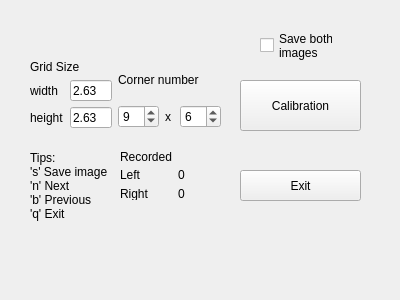
<?xml version="1.0" encoding="UTF-8"?>
<ui version="4.0">
 <class>calibrationForm</class>
 <widget class="QWidget" name="calibrationForm">
  <property name="geometry">
   <rect>
    <x>0</x>
    <y>0</y>
    <width>400</width>
    <height>300</height>
   </rect>
  </property>
  <property name="windowTitle">
   <string>Form</string>
  </property>
  <widget class="QWidget" name="layoutWidget_3">
   <property name="geometry">
    <rect>
     <x>120</x>
     <y>150</y>
     <width>102</width>
     <height>50</height>
    </rect>
   </property>
   <layout class="QFormLayout" name="formLayout">
    <property name="fieldGrowthPolicy">
     <enum>QFormLayout::AllNonFixedFieldsGrow</enum>
    </property>
    <item row="0" column="0">
     <widget class="QLabel" name="label_3">
      <property name="text">
       <string>Recorded</string>
      </property>
     </widget>
    </item>
    <item row="1" column="0">
     <widget class="QLabel" name="label_6">
      <property name="text">
       <string>Left</string>
      </property>
     </widget>
    </item>
    <item row="1" column="1">
     <widget class="QLabel" name="label_recordedL">
      <property name="text">
       <string>0</string>
      </property>
     </widget>
    </item>
    <item row="2" column="1">
     <widget class="QLabel" name="label_recordedR">
      <property name="text">
       <string>0</string>
      </property>
     </widget>
    </item>
    <item row="2" column="0">
     <widget class="QLabel" name="label_7">
      <property name="text">
       <string>Right</string>
      </property>
     </widget>
    </item>
   </layout>
  </widget>
  <widget class="QWidget" name="layoutWidget">
   <property name="geometry">
    <rect>
     <x>30</x>
     <y>60</y>
     <width>191</width>
     <height>68</height>
    </rect>
   </property>
   <layout class="QGridLayout" name="gridLayout">
    <item row="0" column="0">
     <layout class="QGridLayout" name="gridLayout_2">
      <item row="0" column="0" colspan="2">
       <widget class="QLabel" name="label_8">
        <property name="text">
         <string>Grid Size</string>
        </property>
       </widget>
      </item>
      <item row="1" column="0">
       <widget class="QLabel" name="label_4">
        <property name="text">
         <string>width</string>
        </property>
       </widget>
      </item>
      <item row="1" column="1">
       <widget class="QLineEdit" name="lineEdit_grid_w">
        <property name="text">
         <string>2.63</string>
        </property>
       </widget>
      </item>
      <item row="2" column="0">
       <widget class="QLabel" name="label_5">
        <property name="text">
         <string>height</string>
        </property>
       </widget>
      </item>
      <item row="2" column="1">
       <widget class="QLineEdit" name="lineEdit_grid_h">
        <property name="text">
         <string>2.63</string>
        </property>
       </widget>
      </item>
     </layout>
    </item>
    <item row="0" column="1">
     <layout class="QGridLayout" name="gridLayout_3">
      <item row="0" column="0" colspan="4">
       <widget class="QLabel" name="label_9">
        <property name="text">
         <string>Corner number</string>
        </property>
       </widget>
      </item>
      <item row="1" column="1">
       <widget class="QLabel" name="label_10">
        <property name="text">
         <string>x</string>
        </property>
       </widget>
      </item>
      <item row="1" column="0">
       <widget class="QSpinBox" name="spinBox_corners_cols">
        <property name="value">
         <number>9</number>
        </property>
       </widget>
      </item>
      <item row="1" column="2" colspan="2">
       <widget class="QSpinBox" name="spinBox_corners_rows">
        <property name="value">
         <number>6</number>
        </property>
       </widget>
      </item>
     </layout>
    </item>
   </layout>
  </widget>
  <widget class="QLabel" name="label_11">
   <property name="geometry">
    <rect>
     <x>30</x>
     <y>140</y>
     <width>91</width>
     <height>91</height>
    </rect>
   </property>
   <property name="text">
    <string>Tips:
's' Save image
'n' Next
'b' Previous
'q' Exit</string>
   </property>
  </widget>
  <widget class="QPushButton" name="pushButton_calibration">
   <property name="geometry">
    <rect>
     <x>240</x>
     <y>80</y>
     <width>121</width>
     <height>51</height>
    </rect>
   </property>
   <property name="text">
    <string>Calibration</string>
   </property>
  </widget>
  <widget class="QPushButton" name="pushButton_3">
   <property name="geometry">
    <rect>
     <x>240</x>
     <y>170</y>
     <width>121</width>
     <height>31</height>
    </rect>
   </property>
   <property name="text">
    <string>Exit</string>
   </property>
  </widget>
  <widget class="QCheckBox" name="checkBox_SaveBoth">
   <property name="geometry">
    <rect>
     <x>260</x>
     <y>30</y>
     <width>73</width>
     <height>31</height>
    </rect>
   </property>
   <property name="text">
    <string>Save both
images</string>
   </property>
  </widget>
  <widget class="QLabel" name="label_status">
   <property name="geometry">
    <rect>
     <x>10</x>
     <y>280</y>
     <width>211</width>
     <height>16</height>
    </rect>
   </property>
   <property name="text">
    <string/>
   </property>
  </widget>
 </widget>
 <resources/>
 <connections/>
</ui>
